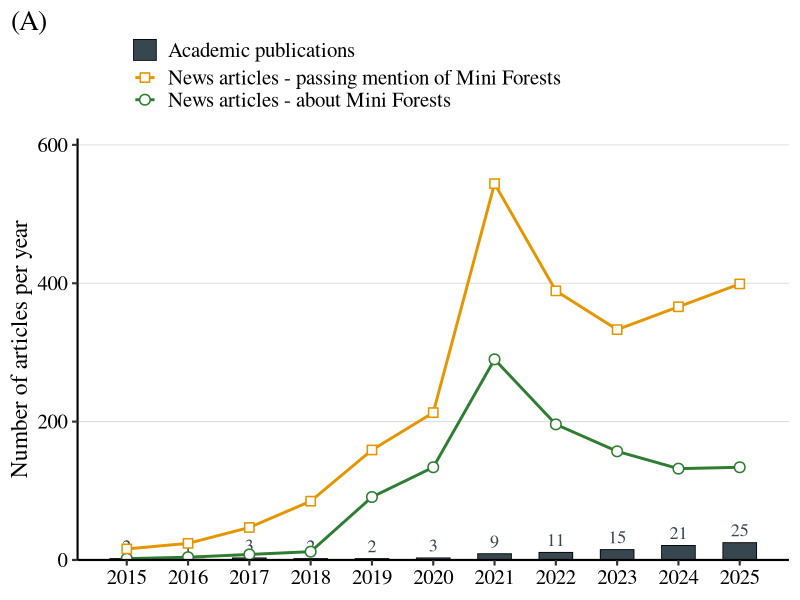
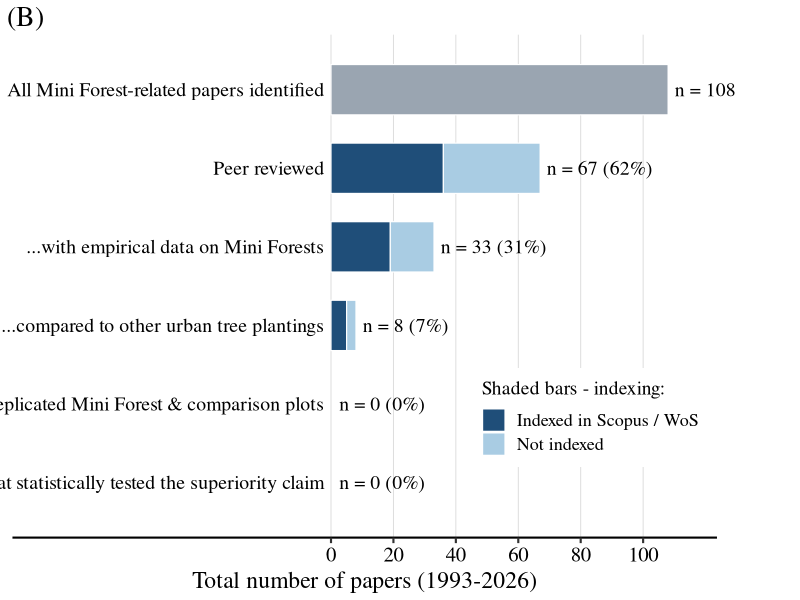
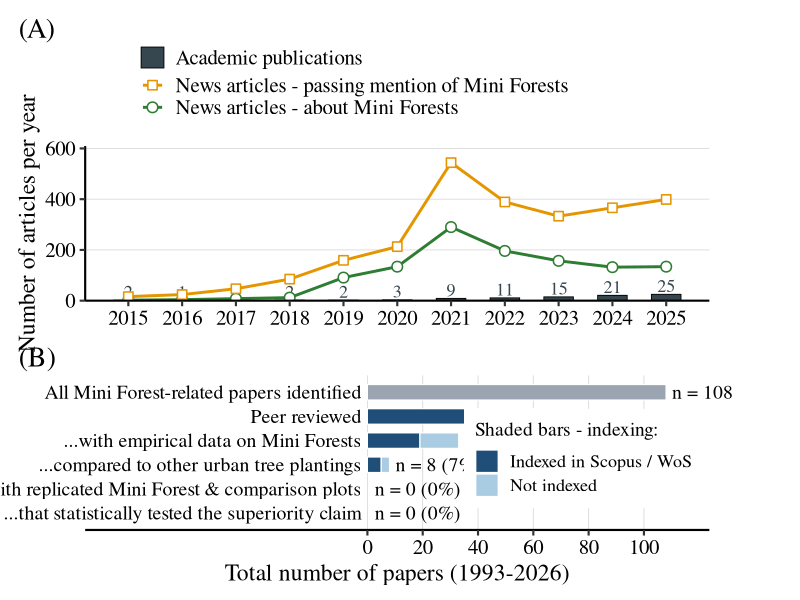
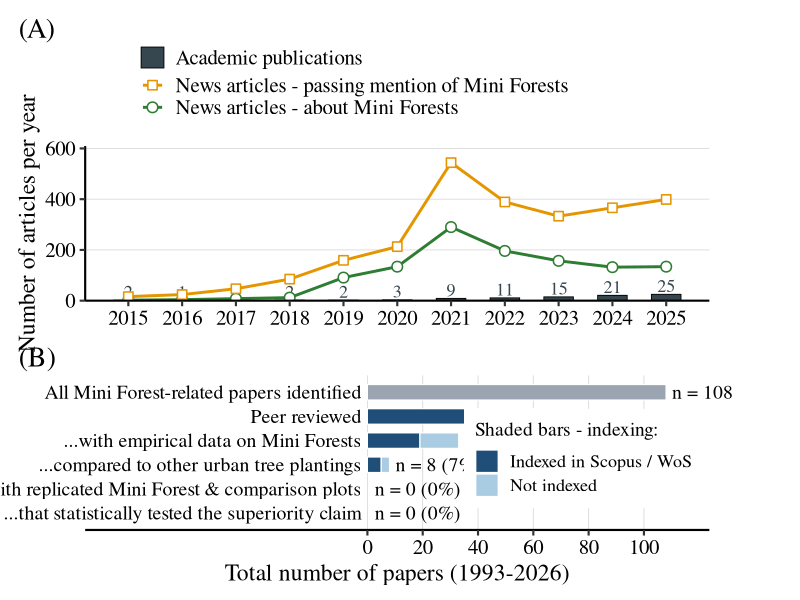
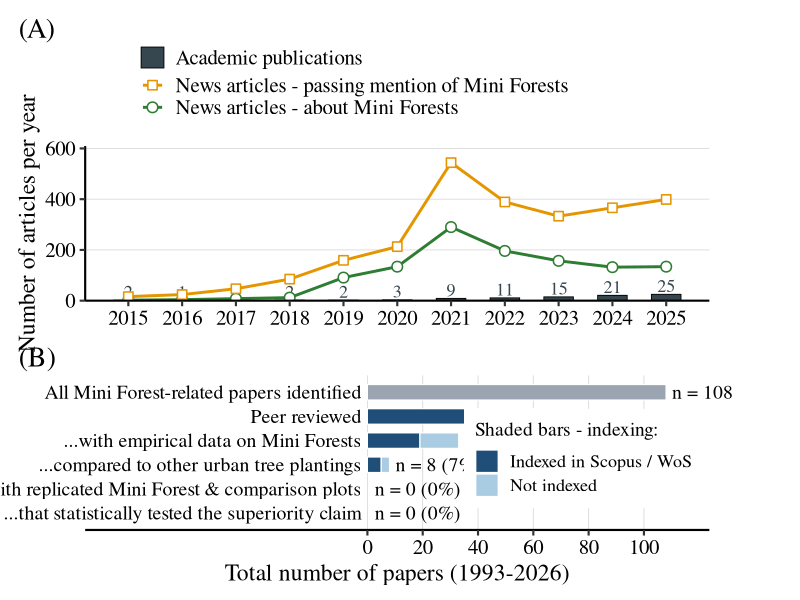
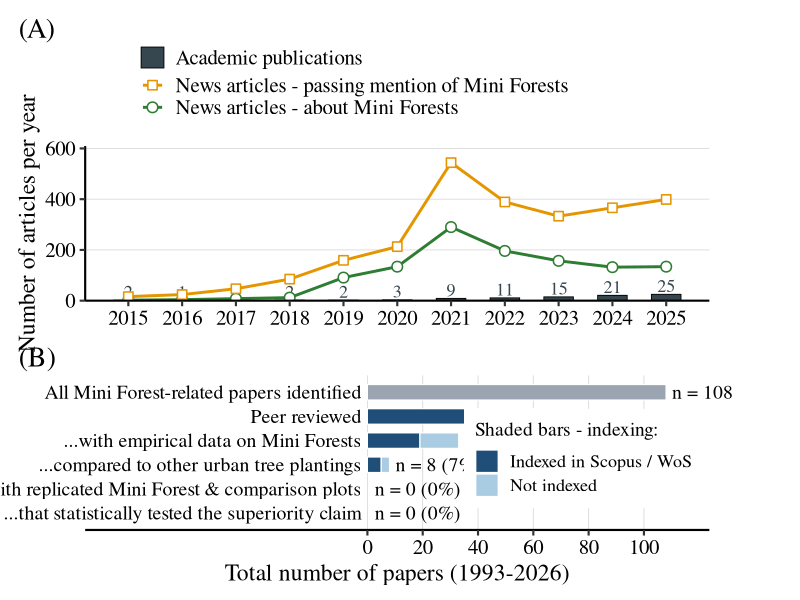

Recreate these plots in R, in order.
################################################################################
# 01_Fig1_media_vs_research.R
#
# FIGURE 1 - Media attention vs. academic research on Mini Forests
#   Panel A - news articles per year (lines) vs. academic publications (bars), 2015-2025
#   Panel B - nested evidence funnel across all Mini Forest papers identified
#
# Data in:
#   papers - Mini_Forest_academic_corpus.xlsx, sheet "Paper_analysis"
#   media  - Mini_Forest_merged_media_corpus.xlsx,  sheet "Merged_corpus"
#
# Figure out:
#   Figure1_mini_forest_media_vs_research_2015-2025.{pdf,png,svg}
#
# Style: Times New Roman throughout, enlarged text, Panel A legend ABOVE the panel.
# Run one STEP at a time and look at the objects flagged with "# <-- look:".
################################################################################


################################################################################
# STEP 1 - Packages
################################################################################

library(readxl)                                                                  # read the two .xlsx workbooks
library(ggplot2)                                                                 # all plotting
library(patchwork)                                                               # stack Panel A over Panel B
library(svglite)                                                                 # .svg export with live text
library(ragg)                                                                    # .png export with system fonts (Times New Roman)


################################################################################
# STEP 2 - Read the ADJUSTED paper analysis (108 records, all publication years)
################################################################################

paper_raw <- read_excel("data/Mini_Forest_academic_corpus.xlsx",
                       sheet = "Paper_analysis", .name_repair = "minimal")       # adjusted workbook - the one figure numbers come from
names(paper_raw) <- trimws(names(paper_raw))                                     # a few headers carry trailing spaces ("Peer reviewed? ")
names(paper_raw)                                                                 # <-- look: confirm the 31 column names below still match the sheet
nrow(paper_raw)                                                                  # <-- look: 108 data rows


################################################################################
# STEP 3 - Build one tidy paper-level data frame, columns addressed BY NAME
#          Every screening column is Yes/No text -> convert to TRUE/FALSE here.
################################################################################

papers <- data.frame(
  Authors   = as.character(paper_raw$`Authors`),                                                                   # first author string
  Year      = as.integer(regmatches(as.character(paper_raw$`Year`), regexpr("[0-9]{4}", as.character(paper_raw$`Year`)))),  # first 4-digit year in the cell
  indexed   = grepl("^yes", tolower(trimws(as.character(paper_raw$`Index`)))),                                     # indexed in Scopus or Web of Science
  empirical = grepl("^yes", tolower(trimws(as.character(paper_raw$`Empirical data on Mini Forest?`)))),         # reported field-measured data
  peer_rev  = grepl("^yes", tolower(trimws(as.character(paper_raw$`Peer reviewed?`)))),                            # peer reviewed
  comp_tree = grepl("^yes", tolower(trimws(as.character(paper_raw$`Comparison to other types of urban tree planting?`)))),  # compared to another urban tree planting
  rep_mini  = grepl("^yes", tolower(trimws(as.character(paper_raw$`Replicated Mini Forests?`)))),              # >1 replicated Mini Forest
  rep_comp  = grepl("^yes", tolower(trimws(as.character(paper_raw$`Replicated Comparison plots?`)))),              # >1 replicated comparison plot
  stat_tree = grepl("^yes", tolower(trimws(as.character(paper_raw$`Statistical tests of claim against other types of urban tree planting?`)))),  # stats vs. tree planting
  stat_gree = grepl("^yes", tolower(trimws(as.character(paper_raw$`Statistical tests of claim against other types of urban greening?`)))),       # stats vs. urban greening
  stringsAsFactors = FALSE)

papers <- papers[!is.na(papers$Authors) & papers$Authors != "NA", ]              # drop any blank spacer rows at the bottom of the sheet
nrow(papers)                                                                     # <-- look: 108 papers carried forward
range(papers$Year, na.rm = TRUE)                                                 # <-- look: full publication-year span used in the Panel B axis title
head(papers, 3)                                                                  # <-- look: one row per paper, screening columns now TRUE/FALSE (View(papers) for all 108)


################################################################################
# STEP 4 - Academic publications per year, 2015-2025 (the Panel A bars)
################################################################################

acad_by_year <- as.data.frame(table(factor(papers$Year, levels = 2015:2025)))    # count papers per year, keeping empty years as 0
names(acad_by_year) <- c("Year", "n_papers")                                     # rename the table() output columns
acad_by_year$Year <- as.integer(as.character(acad_by_year$Year))                 # factor level -> integer year for the x axis
acad_by_year                                                                     # <-- look: 2015=2 ... 2021=9 ... 2025=25
sum(acad_by_year$n_papers)                                                       # <-- look: 94 papers fall inside the 2015-2025 window


################################################################################
# STEP 5 - News articles per year, 2015-2025 (the Panel A lines)
#          "about"   = classification Miyawaki + Likely_Miyawaki
#          "passing" = classification Passing_Mention
################################################################################

media <- read_excel("data/Mini_Forest_merged_media_corpus.xlsx",
                    sheet = "Merged_corpus")                                     # 5,075 de-replicated MediaCloud + ProQuest records
media$year <- suppressWarnings(as.integer(media$year))                           # year arrives as text in some rows
nrow(media)                                                                      # <-- look: 5075 media records before any filtering

about_by_year <- as.data.frame(table(factor(media$year[media$classification %in% c("Miyawaki", "Likely_Miyawaki")], levels = 2015:2025)))  # articles ABOUT Mini Forests
names(about_by_year) <- c("Year", "n_about")                                     # rename the table() output columns
about_by_year$Year <- as.integer(as.character(about_by_year$Year))               # factor level -> integer year
sum(about_by_year$n_about)                                                       # <-- look: 1,160 articles about Mini Forests

passing_by_year <- as.data.frame(table(factor(media$year[media$classification == "Passing_Mention"], levels = 2015:2025)))                 # articles with a PASSING mention
names(passing_by_year) <- c("Year", "n_passing")                                 # rename the table() output columns
passing_by_year$Year <- as.integer(as.character(passing_by_year$Year))           # factor level -> integer year
sum(passing_by_year$n_passing)                                                   # <-- look: 2,575 passing-mention articles


################################################################################
# STEP 6 - Assemble the two Panel A plotting frames
################################################################################

panelA_bars <- acad_by_year                                                      # bars: one row per year, n_papers
panelA_bars                                                                      # <-- look: the numbers printed above each bar

panelA_lines <- rbind(
  data.frame(Year = about_by_year$Year,   n = about_by_year$n_about,     series = "News articles - about Mini Forests"),          # green line
  data.frame(Year = passing_by_year$Year, n = passing_by_year$n_passing, series = "News articles - passing mention of Mini Forests"))  # amber line
panelA_lines$series <- factor(panelA_lines$series,
  levels = c("News articles - passing mention of Mini Forests",                  # amber listed first so it sits on top of the legend stack
             "News articles - about Mini Forests"))                              # green listed second, matching the example figure
panelA_lines                                                                     # <-- look: 22 rows = 11 years x 2 series

y_top_A <- max(panelA_lines$n) * 1.12                                            # headroom above the tallest (2021 passing-mention) point


################################################################################
# STEP 7 - PANEL A: bars = academic publications, lines = news articles
#          Times New Roman, enlarged text, legend stacked ABOVE the panel.
################################################################################

panelA <- ggplot() +
  geom_col(data = panelA_bars, aes(Year, n_papers, fill = "Academic publications"),
           width = 0.55, colour = "black", linewidth = 0.3) +                    # charcoal bars, one per year
  geom_text(data = panelA_bars, aes(Year, n_papers + y_top_A * 0.015, label = n_papers),
            vjust = 0, size = 4.6, family = "Times", colour = "#37474F") +       # print the paper count above each bar
  geom_line(data = panelA_lines, aes(Year, n, colour = series), linewidth = 1.0) +   # the two media trend lines
  geom_point(data = panelA_lines, aes(Year, n, colour = series, shape = series),
             size = 3.0, stroke = 0.8, fill = "white") +                         # open squares (passing) / open circles (about)
  scale_fill_manual(NULL, values = c("Academic publications" = "#37474F")) +     # charcoal; label kept short, n reported in the figure legend
  scale_colour_manual(NULL, values = c("News articles - passing mention of Mini Forests" = "#E59500",   # amber
                                       "News articles - about Mini Forests"              = "#2E7D32")) + # green
  scale_shape_manual(NULL, values = c("News articles - passing mention of Mini Forests" = 22,           # open square
                                      "News articles - about Mini Forests"              = 21)) +        # open circle
  scale_x_continuous(breaks = 2015:2025) +                                       # one tick per year
  scale_y_continuous(limits = c(0, y_top_A), breaks = seq(0, 600, 200), expand = expansion(mult = c(0, 0))) +  # 0/200/400/600 as in the example
  guides(fill   = guide_legend(order = 1, direction = "vertical"),                # bars key first...
         colour = guide_legend(order = 2, direction = "vertical"),                # ...then the two media lines, one per row
         shape  = guide_legend(order = 2, direction = "vertical")) +              # shape merges into the colour key
  labs(x = NULL, y = "Number of articles per year", title = "(A)") +             # panel letter only - all wording lives in the figure legend
  theme_classic(base_size = 16, base_family = "Times") +                         # Times New Roman, enlarged base text
  theme(plot.title = element_text(size = 20, hjust = 0, margin = margin(b = 2)), # "(A)" sits at the far left, above the legend
        plot.title.position = "plot",                                            # align "(A)" to the panel edge, not the axis
        axis.title = element_text(size = 17),                                    # y-axis title
        axis.text = element_text(size = 15, colour = "black"),                   # year and count tick labels
        legend.position = "top",                                                 # <-- legend ABOVE the graph
        legend.justification = "left",                                           # left-aligned under "(A)"
        legend.box = "vertical",                                                 # the three keys stack as three rows
        legend.box.just = "left",                                                # ...all flush left
        legend.spacing.y = unit(0, "pt"),                                        # keep the three rows tight together
        legend.margin = margin(t = 0, r = 0, b = 4, l = 40),                     # indent the legend block, as in the example
        legend.text = element_text(size = 15),                                   # enlarged legend text
        legend.key.height = unit(16, "pt"),                                      # row height for the stacked keys
        panel.grid.major.y = element_line(colour = "grey85", linewidth = 0.3))   # faint horizontal guides

print(panelA)                                                                    # <-- look: legend above, Times text, bars labelled 2..25


################################################################################
# STEP 8 - PANEL B tiers: nested evidence funnel (all publication years)
#          Each tier is a strict subset of the tier above it.
################################################################################

tier1 <- papers                                                                                          # all Mini Forest-related papers identified
tier2 <- tier1[tier1$peer_rev, ]                                                                         # ...peer reviewed
tier3 <- tier2[tier2$empirical, ]                                                                        # ...with empirical data on Mini Forests
tier4 <- tier3[tier3$comp_tree, ]                                                                        # ...compared to other urban tree plantings
tier5 <- tier4[tier4$rep_mini & tier4$rep_comp, ]                                                        # ...with replicated Mini Forest AND comparison plots
tier6 <- tier5[tier5$stat_tree | tier5$stat_gree, ]                                                      # ...that statistically tested the superiority claim

funnel <- data.frame(
  label = c("All Mini Forest-related papers identified",                                                 # tier 1
            "Peer reviewed",                                                                             # tier 2
            "...with empirical data on Mini Forests",                                                    # tier 3
            "...compared to other urban tree plantings",                                                 # tier 4
            "...with replicated Mini Forest & comparison plots",                                         # tier 5
            "...that statistically tested the superiority claim"),                                       # tier 6
  n = c(nrow(tier1), nrow(tier2), nrow(tier3), nrow(tier4), nrow(tier5), nrow(tier6)),                   # papers surviving each filter
  n_indexed = c(NA, sum(tier2$indexed), sum(tier3$indexed), sum(tier4$indexed), sum(tier5$indexed), sum(tier6$indexed)),  # Scopus/WoS share; NA = tier 1 is not split
  stringsAsFactors = FALSE)

funnel$n_notindexed <- funnel$n - funnel$n_indexed                                                       # the light-blue remainder of each bar
funnel$yp <- 5:0                                                                                         # tier 1 plots at the top of the panel
funnel$pct <- funnel$n / funnel$n[1] * 100                                                               # each tier as a % of all papers identified
n_all <- funnel$n[1]                                                                                     # total papers identified; used to place the Panel B labels
funnel$right_lab <- c(sprintf("n = %d", funnel$n[1]),                                                    # tier 1 label carries no percent
                      sprintf("n = %d (%.0f%%)", funnel$n[-1], funnel$pct[-1]))                          # tiers 2-6 carry n and percent
funnel[, c("label", "n", "n_indexed", "n_notindexed")]                                                   # <-- look: 108, 67, 32, 9, 1, 0


################################################################################
# STEP 9 - PANEL B bar segments, written out one tier at a time
#          Tier 1 = single grey bar. Tiers 2-5 = dark (indexed) + light (not indexed).
#          Tier 6 is n = 0, so it gets no rectangle - only its right-hand label.
################################################################################

funnel_seg <- rbind(
  data.frame(yp = 5, xmin = 0,                  xmax = funnel$n[1],         fill = "All papers identified"),        # tier 1: one grey bar
  data.frame(yp = 4, xmin = 0,                  xmax = funnel$n_indexed[2], fill = "Indexed in Scopus / WoS"),      # tier 2 indexed
  data.frame(yp = 4, xmin = funnel$n_indexed[2], xmax = funnel$n[2],        fill = "Not indexed"),                  # tier 2 not indexed
  data.frame(yp = 3, xmin = 0,                  xmax = funnel$n_indexed[3], fill = "Indexed in Scopus / WoS"),      # tier 3 indexed
  data.frame(yp = 3, xmin = funnel$n_indexed[3], xmax = funnel$n[3],        fill = "Not indexed"),                  # tier 3 not indexed
  data.frame(yp = 2, xmin = 0,                  xmax = funnel$n_indexed[4], fill = "Indexed in Scopus / WoS"),      # tier 4 indexed
  data.frame(yp = 2, xmin = funnel$n_indexed[4], xmax = funnel$n[4],        fill = "Not indexed"),                  # tier 4 not indexed
  data.frame(yp = 1, xmin = 0,                  xmax = funnel$n_indexed[5], fill = "Indexed in Scopus / WoS"),      # tier 5 indexed
  data.frame(yp = 1, xmin = funnel$n_indexed[5], xmax = funnel$n[5],        fill = "Not indexed"))                  # tier 5 not indexed
funnel_seg <- funnel_seg[funnel_seg$xmax > funnel_seg$xmin, ]                                            # drop any zero-width segment
funnel_seg$fill <- factor(funnel_seg$fill, levels = c("All papers identified", "Indexed in Scopus / WoS", "Not indexed"))  # legend order
funnel_seg                                                                                                # <-- look: 8 rectangles after the zero-width drop


################################################################################
# STEP 10 - PANEL B: horizontal nested funnel, Times New Roman, enlarged text
################################################################################

panelB <- ggplot() +
  geom_rect(data = funnel_seg, aes(xmin = xmin, xmax = xmax, ymin = yp - 0.32, ymax = yp + 0.32, fill = fill),
            colour = "white", linewidth = 0.4) +                                 # the stacked tier bars
  geom_text(data = funnel, aes(x = pmax(n, 0.5) + n_all * 0.02, y = yp, label = right_lab),
            hjust = 0, size = 5.0, family = "Times", colour = "black") +         # n (and %) to the right of each bar
  geom_text(data = funnel, aes(x = -n_all * 0.02, y = yp, label = label),
            hjust = 1, size = 5.0, family = "Times", colour = "black") +         # tier wording to the left of the axis
  scale_fill_manual(NULL, values = c("All papers identified"    = "#9AA5B1",     # grey
                                     "Indexed in Scopus / WoS"  = "#1F4E79",     # deep blue
                                     "Not indexed"              = "#A9CCE3"),    # light blue
                    breaks = c("Indexed in Scopus / WoS", "Not indexed")) +      # legend shows only the indexing split
  scale_x_continuous(breaks = seq(0, 100, 20)) +                                 # 0,20,...,100 papers
  scale_y_continuous(expand = c(0, 0)) +                                         # no padding above/below the bar block
  coord_cartesian(xlim = c(-n_all * 0.85, n_all * 1.05),             # negative x space holds the left-hand tier labels
                  ylim = c(-0.7, 5.7), clip = "off") +                           # clip = "off" lets the n labels overflow the panel
  labs(x = sprintf("Total number of papers (%d-%d)", min(papers$Year, na.rm = TRUE), max(papers$Year, na.rm = TRUE)),  # span taken from the data
       y = NULL, title = "(B)") +                                                # panel letter only
  guides(fill = guide_legend(title = "Shaded bars - indexing:", title.position = "top")) +  # small key in the lower right
  theme_classic(base_size = 16, base_family = "Times") +                         # Times New Roman, enlarged base text
  theme(plot.title = element_text(size = 20, hjust = 0, margin = margin(b = 2)), # "(B)" at the far left
        plot.title.position = "plot",                                            # align "(B)" to the panel edge
        axis.title.x = element_text(size = 17),                                  # "Total number of papers (...)"
        axis.text.x = element_text(size = 15, colour = "black"),                 # 0-100 tick labels
        axis.line.y = element_blank(), axis.ticks.y = element_blank(), axis.text.y = element_blank(),  # tier labels replace the y axis
        panel.grid.major.x = element_line(colour = "grey85", linewidth = 0.3),   # faint vertical guides
        legend.position = c(0.99, 0.14), legend.justification = c(1, 0),         # key tucked into the empty lower-right corner
        legend.title = element_text(size = 14), legend.text = element_text(size = 13),  # enlarged but subordinate to the panel text
        plot.margin = margin(t = 5, r = 60, b = 5, l = 5))                       # right margin holds the overflowing n labels

print(panelB)                                                                    # <-- look: six tiers, labels legible, nothing clipped


################################################################################
# STEP 11 - Stack the two panels
################################################################################

figure1 <- panelA / panelB + plot_layout(heights = c(1, 1))                      # Panel A over Panel B, equal height
print(figure1)                                                                   # <-- look: the assembled Figure 1


################################################################################
# STEP 12 - Save Figure 1 (pdf for the manuscript, png to preview, svg to edit)
################################################################################

ggsave("Figure1_mini_forest_media_vs_research_2015-2025.pdf",
       figure1, width = 10, height = 9.5, device = "pdf", family = "Times")      # "pdf" + family = "Times" keeps the text live and editable

ggsave("Figure1_mini_forest_media_vs_research_2015-2025.png",
       figure1, width = 10, height = 9.5, dpi = 300, device = ragg::agg_png)     # 300 dpi preview

ggsave("Figure1_mini_forest_media_vs_research_2015-2025.svg",
       figure1, width = 10, height = 9.5, device = svglite::svglite)             # editable text for Illustrator touch-ups


################################################################################
# STEP 13 - Numbers to quote in the figure legend
################################################################################

figure1_numbers <- data.frame(
  quantity = c("Academic publications, 2015-2025 window",                        # charcoal bars
               "News articles about Mini Forests, 2015-2025",                    # green line
               "News articles passing mention, 2015-2025",                       # amber line
               "Media records screened",                                         # denominator of the media corpus
               "All Mini Forest-related papers identified",                      # Panel B tier 1
               "Peer reviewed",                                                  # Panel B tier 2
               "...with empirical data on Mini Forests",                         # Panel B tier 3
               "...compared to other urban tree plantings",                      # Panel B tier 4
               "...with replicated Mini Forest & comparison plots",              # Panel B tier 5
               "...that statistically tested the superiority claim"),            # Panel B tier 6
  value = c(sum(acad_by_year$n_papers), sum(about_by_year$n_about), sum(passing_by_year$n_passing),
            nrow(media), funnel$n[1], funnel$n[2], funnel$n[3], funnel$n[4], funnel$n[5], funnel$n[6]),
  stringsAsFactors = FALSE)
figure1_numbers                                                                  # <-- look: every n cited in the Figure 1 legend
